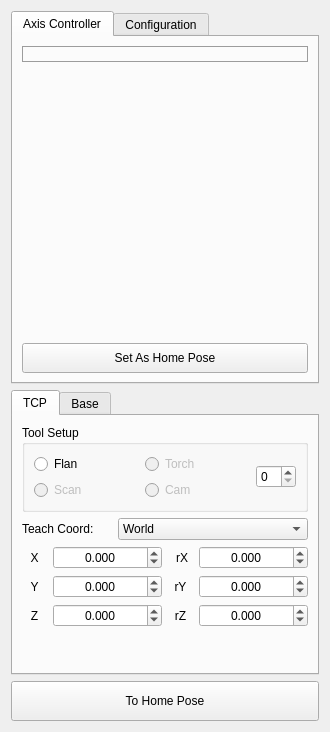
<?xml version="1.0" encoding="UTF-8"?>
<ui version="4.0">
 <class>TaskBoxRobotTeachPanel</class>
 <widget class="QWidget" name="TaskBoxRobotTeachPanel">
  <property name="geometry">
   <rect>
    <x>0</x>
    <y>0</y>
    <width>330</width>
    <height>732</height>
   </rect>
  </property>
  <property name="minimumSize">
   <size>
    <width>300</width>
    <height>0</height>
   </size>
  </property>
  <property name="maximumSize">
   <size>
    <width>16777215</width>
    <height>16777215</height>
   </size>
  </property>
  <property name="windowTitle">
   <string>Form</string>
  </property>
  <layout class="QVBoxLayout" name="verticalLayout">
   <item>
    <widget class="QTabWidget" name="tabWidget_2">
     <property name="currentIndex">
      <number>0</number>
     </property>
     <widget class="QWidget" name="tab_3">
      <attribute name="title">
       <string>Axis Controller</string>
      </attribute>
      <layout class="QVBoxLayout" name="verticalLayout_5">
       <item>
        <widget class="QGroupBox" name="groupBox_AxisControl">
         <property name="minimumSize">
          <size>
           <width>0</width>
           <height>0</height>
          </size>
         </property>
         <property name="styleSheet">
          <string notr="true">        QGroupBox {
            border-color: rgb(156, 156, 156);
            border-width: 1px;
            border-style: solid;
            margin-top: 0.5ex;
        }
        QGroupBox::title {
            subcontrol-origin: margin;
            subcontrol-position: top left;
            left: 10px;
            margin-left: 2px;
            padding: 0  0px;
        }</string>
         </property>
         <property name="title">
          <string/>
         </property>
         <property name="flat">
          <bool>false</bool>
         </property>
        </widget>
       </item>
       <item>
        <spacer name="verticalSpacer">
         <property name="orientation">
          <enum>Qt::Vertical</enum>
         </property>
         <property name="sizeHint" stdset="0">
          <size>
           <width>20</width>
           <height>40</height>
          </size>
         </property>
        </spacer>
       </item>
       <item>
        <widget class="QPushButton" name="pushButton_setHomePose">
         <property name="minimumSize">
          <size>
           <width>0</width>
           <height>30</height>
          </size>
         </property>
         <property name="text">
          <string>Set As Home Pose</string>
         </property>
        </widget>
       </item>
      </layout>
     </widget>
     <widget class="QWidget" name="tab_4">
      <attribute name="title">
       <string>Configuration</string>
      </attribute>
      <layout class="QVBoxLayout" name="verticalLayout_7">
       <item>
        <widget class="QGroupBox" name="groupBox_4">
         <property name="minimumSize">
          <size>
           <width>0</width>
           <height>0</height>
          </size>
         </property>
         <property name="styleSheet">
          <string notr="true"/>
         </property>
         <property name="title">
          <string>Joint Limit</string>
         </property>
         <layout class="QVBoxLayout" name="verticalLayout_6">
          <item>
           <layout class="QHBoxLayout" name="horizontalLayout_3">
            <item>
             <widget class="QDoubleSpinBox" name="doubleSpinBox_lowerLimit">
              <property name="minimumSize">
               <size>
                <width>0</width>
                <height>0</height>
               </size>
              </property>
              <property name="maximumSize">
               <size>
                <width>80</width>
                <height>16777215</height>
               </size>
              </property>
              <property name="alignment">
               <set>Qt::AlignCenter</set>
              </property>
              <property name="decimals">
               <number>1</number>
              </property>
              <property name="minimum">
               <double>-1000.000000000000000</double>
              </property>
              <property name="maximum">
               <double>1000.000000000000000</double>
              </property>
             </widget>
            </item>
            <item>
             <widget class="QComboBox" name="comboBox_JointList">
              <property name="maximumSize">
               <size>
                <width>80</width>
                <height>16777215</height>
               </size>
              </property>
              <property name="text" stdset="0">
               <string>0.0</string>
              </property>
             </widget>
            </item>
            <item>
             <widget class="QDoubleSpinBox" name="doubleSpinBox_upperLimit">
              <property name="maximumSize">
               <size>
                <width>80</width>
                <height>16777215</height>
               </size>
              </property>
              <property name="alignment">
               <set>Qt::AlignCenter</set>
              </property>
              <property name="decimals">
               <number>1</number>
              </property>
              <property name="minimum">
               <double>-1000.000000000000000</double>
              </property>
              <property name="maximum">
               <double>1000.000000000000000</double>
              </property>
             </widget>
            </item>
           </layout>
          </item>
          <item>
           <layout class="QHBoxLayout" name="horizontalLayout_4">
            <item>
             <widget class="QRadioButton" name="radioButton_AxisDir_Norm">
              <property name="text">
               <string>Normal</string>
              </property>
              <property name="checked">
               <bool>true</bool>
              </property>
             </widget>
            </item>
            <item>
             <widget class="QRadioButton" name="radioButton_AxisDir_Invert">
              <property name="text">
               <string>Invert</string>
              </property>
             </widget>
            </item>
           </layout>
          </item>
          <item>
           <widget class="QPushButton" name="pushButton_update">
            <property name="text">
             <string>Update</string>
            </property>
           </widget>
          </item>
         </layout>
        </widget>
       </item>
       <item>
        <widget class="QGroupBox" name="groupBox">
         <property name="minimumSize">
          <size>
           <width>0</width>
           <height>125</height>
          </size>
         </property>
         <property name="maximumSize">
          <size>
           <width>16777215</width>
           <height>200</height>
          </size>
         </property>
         <property name="styleSheet">
          <string notr="true"/>
         </property>
         <property name="title">
          <string>Arm Config</string>
         </property>
         <layout class="QVBoxLayout" name="verticalLayout_2">
          <item>
           <widget class="QCheckBox" name="checkBox_enableConfigConstrain">
            <property name="text">
             <string>Enable Configuration Constraint</string>
            </property>
           </widget>
          </item>
          <item>
           <layout class="QHBoxLayout" name="horizontalLayout_6">
            <item>
             <widget class="QLabel" name="label_19">
              <property name="minimumSize">
               <size>
                <width>80</width>
                <height>0</height>
               </size>
              </property>
              <property name="maximumSize">
               <size>
                <width>60</width>
                <height>16777215</height>
               </size>
              </property>
              <property name="text">
               <string>Wrist</string>
              </property>
             </widget>
            </item>
            <item>
             <widget class="QComboBox" name="comboBox_config_wrist">
              <property name="minimumSize">
               <size>
                <width>120</width>
                <height>0</height>
               </size>
              </property>
              <property name="maximumSize">
               <size>
                <width>16777215</width>
                <height>16777215</height>
               </size>
              </property>
              <item>
               <property name="text">
                <string>NonFlip</string>
               </property>
              </item>
              <item>
               <property name="text">
                <string>Flip</string>
               </property>
              </item>
             </widget>
            </item>
            <item>
             <spacer name="horizontalSpacer_3">
              <property name="orientation">
               <enum>Qt::Horizontal</enum>
              </property>
              <property name="sizeHint" stdset="0">
               <size>
                <width>40</width>
                <height>20</height>
               </size>
              </property>
             </spacer>
            </item>
           </layout>
          </item>
          <item>
           <layout class="QHBoxLayout" name="horizontalLayout_5">
            <item>
             <widget class="QLabel" name="label_18">
              <property name="minimumSize">
               <size>
                <width>80</width>
                <height>0</height>
               </size>
              </property>
              <property name="maximumSize">
               <size>
                <width>60</width>
                <height>16777215</height>
               </size>
              </property>
              <property name="text">
               <string>ForeArm</string>
              </property>
             </widget>
            </item>
            <item>
             <widget class="QComboBox" name="comboBox_config_forearm">
              <property name="minimumSize">
               <size>
                <width>120</width>
                <height>0</height>
               </size>
              </property>
              <property name="maximumSize">
               <size>
                <width>16777215</width>
                <height>16777215</height>
               </size>
              </property>
              <item>
               <property name="text">
                <string>OnRight</string>
               </property>
              </item>
              <item>
               <property name="text">
                <string>OnLeft</string>
               </property>
              </item>
             </widget>
            </item>
            <item>
             <spacer name="horizontalSpacer">
              <property name="orientation">
               <enum>Qt::Horizontal</enum>
              </property>
              <property name="sizeHint" stdset="0">
               <size>
                <width>40</width>
                <height>20</height>
               </size>
              </property>
             </spacer>
            </item>
           </layout>
          </item>
          <item>
           <layout class="QHBoxLayout" name="horizontalLayout_7">
            <item>
             <widget class="QLabel" name="label_20">
              <property name="minimumSize">
               <size>
                <width>80</width>
                <height>0</height>
               </size>
              </property>
              <property name="maximumSize">
               <size>
                <width>60</width>
                <height>16777215</height>
               </size>
              </property>
              <property name="text">
               <string>Elbow</string>
              </property>
             </widget>
            </item>
            <item>
             <widget class="QComboBox" name="comboBox_config_elbow">
              <property name="minimumSize">
               <size>
                <width>120</width>
                <height>0</height>
               </size>
              </property>
              <property name="maximumSize">
               <size>
                <width>16777215</width>
                <height>16777215</height>
               </size>
              </property>
              <item>
               <property name="text">
                <string>Upward</string>
               </property>
              </item>
              <item>
               <property name="text">
                <string>Downward</string>
               </property>
              </item>
             </widget>
            </item>
            <item>
             <spacer name="horizontalSpacer_2">
              <property name="orientation">
               <enum>Qt::Horizontal</enum>
              </property>
              <property name="sizeHint" stdset="0">
               <size>
                <width>40</width>
                <height>20</height>
               </size>
              </property>
             </spacer>
            </item>
           </layout>
          </item>
         </layout>
        </widget>
       </item>
       <item>
        <spacer name="verticalSpacer_2">
         <property name="orientation">
          <enum>Qt::Vertical</enum>
         </property>
         <property name="sizeHint" stdset="0">
          <size>
           <width>20</width>
           <height>40</height>
          </size>
         </property>
        </spacer>
       </item>
      </layout>
     </widget>
    </widget>
   </item>
   <item>
    <widget class="QTabWidget" name="tabWidget">
     <property name="maximumSize">
      <size>
       <width>16777215</width>
       <height>285</height>
      </size>
     </property>
     <property name="currentIndex">
      <number>0</number>
     </property>
     <widget class="QWidget" name="tab">
      <attribute name="title">
       <string>TCP</string>
      </attribute>
      <layout class="QVBoxLayout" name="verticalLayout_4">
       <item>
        <widget class="QGroupBox" name="groupBox_ToolSetup">
         <property name="title">
          <string>Tool Setup</string>
         </property>
         <layout class="QHBoxLayout" name="horizontalLayout">
          <item>
           <layout class="QGridLayout" name="gridLayout_3">
            <item row="0" column="0">
             <widget class="QRadioButton" name="radioButton_Flan">
              <property name="text">
               <string>Flan</string>
              </property>
             </widget>
            </item>
            <item row="0" column="1">
             <widget class="QRadioButton" name="radioButton_Torch">
              <property name="enabled">
               <bool>false</bool>
              </property>
              <property name="text">
               <string>Torch</string>
              </property>
             </widget>
            </item>
            <item row="1" column="0">
             <widget class="QRadioButton" name="radioButton_Scan">
              <property name="enabled">
               <bool>false</bool>
              </property>
              <property name="text">
               <string>Scan</string>
              </property>
             </widget>
            </item>
            <item row="1" column="1">
             <widget class="QRadioButton" name="radioButton_Camera">
              <property name="enabled">
               <bool>false</bool>
              </property>
              <property name="text">
               <string>Cam</string>
              </property>
             </widget>
            </item>
           </layout>
          </item>
          <item>
           <widget class="QSpinBox" name="spinBox_ToolID">
            <property name="maximumSize">
             <size>
              <width>40</width>
              <height>16777215</height>
             </size>
            </property>
           </widget>
          </item>
         </layout>
        </widget>
       </item>
       <item>
        <layout class="QHBoxLayout" name="horizontalLayout_2">
         <item>
          <widget class="QLabel" name="label_2">
           <property name="maximumSize">
            <size>
             <width>90</width>
             <height>16777215</height>
            </size>
           </property>
           <property name="text">
            <string>Teach Coord:</string>
           </property>
          </widget>
         </item>
         <item>
          <widget class="QComboBox" name="comboBox_TeachCoord">
           <item>
            <property name="text">
             <string>World</string>
            </property>
           </item>
           <item>
            <property name="text">
             <string>Robot</string>
            </property>
           </item>
           <item>
            <property name="text">
             <string>Tool</string>
            </property>
           </item>
          </widget>
         </item>
        </layout>
       </item>
       <item>
        <layout class="QGridLayout" name="gridLayout_2">
         <item row="0" column="2">
          <widget class="QLabel" name="label_8">
           <property name="maximumSize">
            <size>
             <width>25</width>
             <height>16777215</height>
            </size>
           </property>
           <property name="text">
            <string> rX</string>
           </property>
           <property name="alignment">
            <set>Qt::AlignCenter</set>
           </property>
          </widget>
         </item>
         <item row="0" column="3">
          <widget class="QDoubleSpinBox" name="doubleSpinBox_rX">
           <property name="minimumSize">
            <size>
             <width>0</width>
             <height>0</height>
            </size>
           </property>
           <property name="maximumSize">
            <size>
             <width>16777215</width>
             <height>16777215</height>
            </size>
           </property>
           <property name="alignment">
            <set>Qt::AlignCenter</set>
           </property>
           <property name="decimals">
            <number>3</number>
           </property>
           <property name="minimum">
            <double>-1000.000000000000000</double>
           </property>
           <property name="maximum">
            <double>1000.000000000000000</double>
           </property>
          </widget>
         </item>
         <item row="1" column="1">
          <widget class="QDoubleSpinBox" name="doubleSpinBox_Y">
           <property name="maximumSize">
            <size>
             <width>16777215</width>
             <height>16777215</height>
            </size>
           </property>
           <property name="alignment">
            <set>Qt::AlignCenter</set>
           </property>
           <property name="decimals">
            <number>3</number>
           </property>
           <property name="minimum">
            <double>-5000.000000000000000</double>
           </property>
           <property name="maximum">
            <double>5000.000000000000000</double>
           </property>
          </widget>
         </item>
         <item row="0" column="1">
          <widget class="QDoubleSpinBox" name="doubleSpinBox_X">
           <property name="minimumSize">
            <size>
             <width>0</width>
             <height>0</height>
            </size>
           </property>
           <property name="maximumSize">
            <size>
             <width>16777215</width>
             <height>16777215</height>
            </size>
           </property>
           <property name="alignment">
            <set>Qt::AlignCenter</set>
           </property>
           <property name="decimals">
            <number>3</number>
           </property>
           <property name="minimum">
            <double>-5000.000000000000000</double>
           </property>
           <property name="maximum">
            <double>5000.000000000000000</double>
           </property>
          </widget>
         </item>
         <item row="0" column="0">
          <widget class="QLabel" name="label_3">
           <property name="maximumSize">
            <size>
             <width>25</width>
             <height>16777215</height>
            </size>
           </property>
           <property name="text">
            <string>X</string>
           </property>
           <property name="alignment">
            <set>Qt::AlignCenter</set>
           </property>
          </widget>
         </item>
         <item row="1" column="0">
          <widget class="QLabel" name="label_4">
           <property name="maximumSize">
            <size>
             <width>25</width>
             <height>16777215</height>
            </size>
           </property>
           <property name="text">
            <string>Y</string>
           </property>
           <property name="alignment">
            <set>Qt::AlignCenter</set>
           </property>
          </widget>
         </item>
         <item row="1" column="3">
          <widget class="QDoubleSpinBox" name="doubleSpinBox_rY">
           <property name="minimumSize">
            <size>
             <width>0</width>
             <height>0</height>
            </size>
           </property>
           <property name="maximumSize">
            <size>
             <width>16777215</width>
             <height>16777215</height>
            </size>
           </property>
           <property name="alignment">
            <set>Qt::AlignCenter</set>
           </property>
           <property name="decimals">
            <number>3</number>
           </property>
           <property name="minimum">
            <double>-1000.000000000000000</double>
           </property>
           <property name="maximum">
            <double>1000.000000000000000</double>
           </property>
          </widget>
         </item>
         <item row="2" column="0">
          <widget class="QLabel" name="label_5">
           <property name="maximumSize">
            <size>
             <width>25</width>
             <height>16777215</height>
            </size>
           </property>
           <property name="text">
            <string>Z</string>
           </property>
           <property name="alignment">
            <set>Qt::AlignCenter</set>
           </property>
          </widget>
         </item>
         <item row="2" column="1">
          <widget class="QDoubleSpinBox" name="doubleSpinBox_Z">
           <property name="minimumSize">
            <size>
             <width>0</width>
             <height>0</height>
            </size>
           </property>
           <property name="maximumSize">
            <size>
             <width>16777215</width>
             <height>16777215</height>
            </size>
           </property>
           <property name="alignment">
            <set>Qt::AlignCenter</set>
           </property>
           <property name="decimals">
            <number>3</number>
           </property>
           <property name="minimum">
            <double>-5000.000000000000000</double>
           </property>
           <property name="maximum">
            <double>5000.000000000000000</double>
           </property>
          </widget>
         </item>
         <item row="2" column="2">
          <widget class="QLabel" name="label_6">
           <property name="maximumSize">
            <size>
             <width>25</width>
             <height>16777215</height>
            </size>
           </property>
           <property name="text">
            <string>rZ</string>
           </property>
           <property name="alignment">
            <set>Qt::AlignCenter</set>
           </property>
          </widget>
         </item>
         <item row="2" column="3">
          <widget class="QDoubleSpinBox" name="doubleSpinBox_rZ">
           <property name="minimumSize">
            <size>
             <width>0</width>
             <height>0</height>
            </size>
           </property>
           <property name="maximumSize">
            <size>
             <width>16777215</width>
             <height>16777215</height>
            </size>
           </property>
           <property name="alignment">
            <set>Qt::AlignCenter</set>
           </property>
           <property name="decimals">
            <number>3</number>
           </property>
           <property name="minimum">
            <double>-1000.000000000000000</double>
           </property>
           <property name="maximum">
            <double>1000.000000000000000</double>
           </property>
          </widget>
         </item>
         <item row="1" column="2">
          <widget class="QLabel" name="label_7">
           <property name="maximumSize">
            <size>
             <width>25</width>
             <height>16777215</height>
            </size>
           </property>
           <property name="text">
            <string>rY</string>
           </property>
           <property name="alignment">
            <set>Qt::AlignCenter</set>
           </property>
          </widget>
         </item>
        </layout>
       </item>
       <item>
        <spacer name="verticalSpacer_3">
         <property name="orientation">
          <enum>Qt::Vertical</enum>
         </property>
         <property name="sizeHint" stdset="0">
          <size>
           <width>20</width>
           <height>40</height>
          </size>
         </property>
        </spacer>
       </item>
      </layout>
     </widget>
     <widget class="QWidget" name="tab_2">
      <attribute name="title">
       <string>Base</string>
      </attribute>
      <layout class="QVBoxLayout" name="verticalLayout_3">
       <item>
        <layout class="QHBoxLayout" name="horizontalLayout_8" stretch="1,3">
         <item>
          <widget class="QLabel" name="label_21">
           <property name="maximumSize">
            <size>
             <width>16777215</width>
             <height>25</height>
            </size>
           </property>
           <property name="text">
            <string>Assemble To:</string>
           </property>
          </widget>
         </item>
         <item>
          <widget class="QComboBox" name="comboBox_assembleReferenceList">
           <item>
            <property name="text">
             <string>Selected Face</string>
            </property>
           </item>
          </widget>
         </item>
        </layout>
       </item>
       <item>
        <widget class="QLabel" name="label_24">
         <property name="text">
          <string>Transform To Ref Origin</string>
         </property>
        </widget>
       </item>
       <item>
        <layout class="QGridLayout" name="gridLayout_4">
         <item row="1" column="3">
          <widget class="QLabel" name="label_9">
           <property name="text">
            <string>B:</string>
           </property>
           <property name="alignment">
            <set>Qt::AlignCenter</set>
           </property>
          </widget>
         </item>
         <item row="0" column="1">
          <widget class="QDoubleSpinBox" name="doubleSpinBox_Ref2Base_X">
           <property name="minimumSize">
            <size>
             <width>80</width>
             <height>0</height>
            </size>
           </property>
           <property name="maximumSize">
            <size>
             <width>80</width>
             <height>16777215</height>
            </size>
           </property>
           <property name="alignment">
            <set>Qt::AlignCenter</set>
           </property>
           <property name="decimals">
            <number>1</number>
           </property>
           <property name="minimum">
            <double>-9999.000000000000000</double>
           </property>
           <property name="maximum">
            <double>9999.000000000000000</double>
           </property>
           <property name="singleStep">
            <double>0.100000000000000</double>
           </property>
          </widget>
         </item>
         <item row="2" column="4">
          <widget class="QDoubleSpinBox" name="doubleSpinBox_Ref2Base_C">
           <property name="minimumSize">
            <size>
             <width>80</width>
             <height>0</height>
            </size>
           </property>
           <property name="maximumSize">
            <size>
             <width>80</width>
             <height>16777215</height>
            </size>
           </property>
           <property name="alignment">
            <set>Qt::AlignCenter</set>
           </property>
           <property name="decimals">
            <number>1</number>
           </property>
           <property name="minimum">
            <double>-180.000000000000000</double>
           </property>
           <property name="maximum">
            <double>180.000000000000000</double>
           </property>
           <property name="singleStep">
            <double>0.500000000000000</double>
           </property>
          </widget>
         </item>
         <item row="2" column="2">
          <widget class="QLabel" name="label_17">
           <property name="text">
            <string>mm</string>
           </property>
           <property name="alignment">
            <set>Qt::AlignCenter</set>
           </property>
          </widget>
         </item>
         <item row="2" column="0">
          <widget class="QLabel" name="label_13">
           <property name="text">
            <string>Z:</string>
           </property>
           <property name="alignment">
            <set>Qt::AlignCenter</set>
           </property>
          </widget>
         </item>
         <item row="1" column="1">
          <widget class="QDoubleSpinBox" name="doubleSpinBox_Ref2Base_Y">
           <property name="maximumSize">
            <size>
             <width>80</width>
             <height>16777215</height>
            </size>
           </property>
           <property name="alignment">
            <set>Qt::AlignCenter</set>
           </property>
           <property name="decimals">
            <number>1</number>
           </property>
           <property name="minimum">
            <double>-9999.000000000000000</double>
           </property>
           <property name="maximum">
            <double>9999.000000000000000</double>
           </property>
           <property name="singleStep">
            <double>0.100000000000000</double>
           </property>
          </widget>
         </item>
         <item row="0" column="3">
          <widget class="QLabel" name="label">
           <property name="text">
            <string>A:</string>
           </property>
           <property name="alignment">
            <set>Qt::AlignCenter</set>
           </property>
          </widget>
         </item>
         <item row="2" column="1">
          <widget class="QDoubleSpinBox" name="doubleSpinBox_Ref2Base_Z">
           <property name="maximumSize">
            <size>
             <width>80</width>
             <height>16777215</height>
            </size>
           </property>
           <property name="alignment">
            <set>Qt::AlignCenter</set>
           </property>
           <property name="decimals">
            <number>1</number>
           </property>
           <property name="minimum">
            <double>-9999.000000000000000</double>
           </property>
           <property name="maximum">
            <double>9999.000000000000000</double>
           </property>
           <property name="singleStep">
            <double>0.100000000000000</double>
           </property>
          </widget>
         </item>
         <item row="2" column="3">
          <widget class="QLabel" name="label_14">
           <property name="text">
            <string>C:</string>
           </property>
           <property name="alignment">
            <set>Qt::AlignCenter</set>
           </property>
          </widget>
         </item>
         <item row="0" column="2">
          <widget class="QLabel" name="label_10">
           <property name="text">
            <string>mm</string>
           </property>
           <property name="alignment">
            <set>Qt::AlignCenter</set>
           </property>
          </widget>
         </item>
         <item row="1" column="4">
          <widget class="QDoubleSpinBox" name="doubleSpinBox_Ref2Base_B">
           <property name="minimumSize">
            <size>
             <width>80</width>
             <height>0</height>
            </size>
           </property>
           <property name="maximumSize">
            <size>
             <width>80</width>
             <height>16777215</height>
            </size>
           </property>
           <property name="alignment">
            <set>Qt::AlignCenter</set>
           </property>
           <property name="decimals">
            <number>1</number>
           </property>
           <property name="minimum">
            <double>-180.000000000000000</double>
           </property>
           <property name="maximum">
            <double>180.000000000000000</double>
           </property>
           <property name="singleStep">
            <double>0.500000000000000</double>
           </property>
          </widget>
         </item>
         <item row="1" column="0">
          <widget class="QLabel" name="label_11">
           <property name="text">
            <string>Y:</string>
           </property>
           <property name="alignment">
            <set>Qt::AlignCenter</set>
           </property>
          </widget>
         </item>
         <item row="0" column="4">
          <widget class="QDoubleSpinBox" name="doubleSpinBox_Ref2Base_A">
           <property name="minimumSize">
            <size>
             <width>80</width>
             <height>0</height>
            </size>
           </property>
           <property name="maximumSize">
            <size>
             <width>80</width>
             <height>16777215</height>
            </size>
           </property>
           <property name="alignment">
            <set>Qt::AlignCenter</set>
           </property>
           <property name="decimals">
            <number>1</number>
           </property>
           <property name="minimum">
            <double>-180.000000000000000</double>
           </property>
           <property name="maximum">
            <double>180.000000000000000</double>
           </property>
           <property name="singleStep">
            <double>0.500000000000000</double>
           </property>
          </widget>
         </item>
         <item row="1" column="2">
          <widget class="QLabel" name="label_16">
           <property name="text">
            <string>mm</string>
           </property>
           <property name="alignment">
            <set>Qt::AlignCenter</set>
           </property>
          </widget>
         </item>
         <item row="0" column="0">
          <widget class="QLabel" name="label_12">
           <property name="maximumSize">
            <size>
             <width>80</width>
             <height>16777215</height>
            </size>
           </property>
           <property name="text">
            <string>X:</string>
           </property>
           <property name="alignment">
            <set>Qt::AlignCenter</set>
           </property>
          </widget>
         </item>
         <item row="0" column="5">
          <widget class="QLabel" name="label_15">
           <property name="text">
            <string>deg</string>
           </property>
           <property name="alignment">
            <set>Qt::AlignCenter</set>
           </property>
          </widget>
         </item>
         <item row="1" column="5">
          <widget class="QLabel" name="label_22">
           <property name="text">
            <string>deg</string>
           </property>
           <property name="alignment">
            <set>Qt::AlignCenter</set>
           </property>
          </widget>
         </item>
         <item row="2" column="5">
          <widget class="QLabel" name="label_23">
           <property name="text">
            <string>deg</string>
           </property>
           <property name="alignment">
            <set>Qt::AlignCenter</set>
           </property>
          </widget>
         </item>
        </layout>
       </item>
       <item>
        <spacer name="verticalSpacer_5">
         <property name="orientation">
          <enum>Qt::Vertical</enum>
         </property>
         <property name="sizeHint" stdset="0">
          <size>
           <width>20</width>
           <height>40</height>
          </size>
         </property>
        </spacer>
       </item>
       <item>
        <widget class="QPushButton" name="pushButton_AssembleToTarget">
         <property name="minimumSize">
          <size>
           <width>0</width>
           <height>40</height>
          </size>
         </property>
         <property name="text">
          <string>Assemble</string>
         </property>
        </widget>
       </item>
      </layout>
     </widget>
    </widget>
   </item>
   <item>
    <widget class="QPushButton" name="pushButton_toHomePose">
     <property name="minimumSize">
      <size>
       <width>0</width>
       <height>40</height>
      </size>
     </property>
     <property name="text">
      <string>To Home Pose</string>
     </property>
    </widget>
   </item>
  </layout>
 </widget>
 <resources/>
 <connections/>
</ui>
